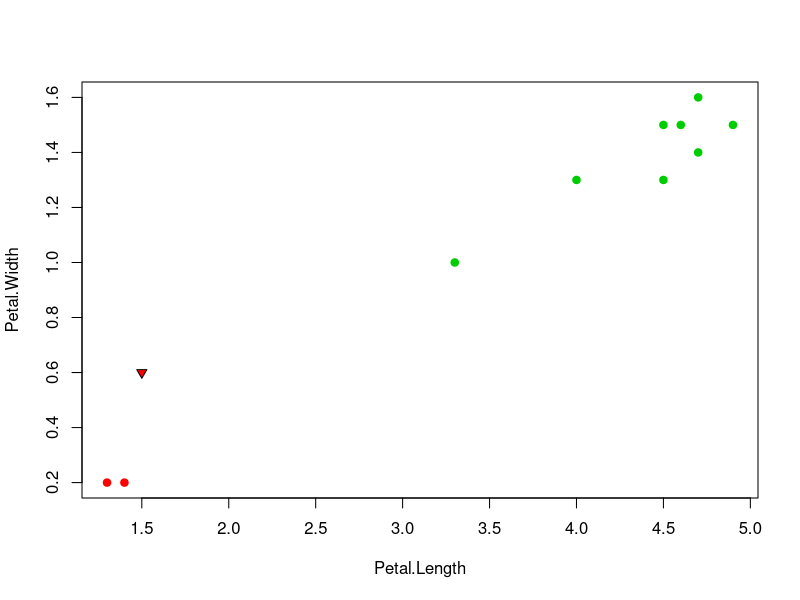

Reproduce this figure in R.
euclidDist <- function(u, v) {
  sqrt(sum((u - v)^2))
}

sortObjectsByDist <- function(xl, u) {
  l <- dim(xl)[1]
  n <- dim(xl)[2] - 1
  # формируем матрицу расстояний состоящую из индекса и расстояния евклида из выборки для некоторой точки
  distances <- matrix(NA, l, 2)
  for (i in 1:l) {
    distances[i, ] <- c(i, euclidDist(xl[i, 1:n], u))
  }
  
  # сортируем по расстоянию
  orderedXl <- xl[order(distances[, 2]), ]
  return (orderedXl);
}

KWNN <- function(xl, u, k, q) {
  n <- dim(xl)[2]
  orderedXl <- sortObjectsByDist(xl, u)
  
  classes <- orderedXl[1:k, n]
  counts <- table(orderedXl[0, 3])
  
 # View(classes)
  
  for(i in 1:k) {
    w <- q^i
    counts[classes[i]] <- counts[classes[i]] + w
  }
  
  #View(counts)
  
  class <- names(which.max(counts))
  return(class)
}

kwnnPlot <- function(xl, u, k, q) {
  colors <- c("setosa" = "red", "versicolor" = "green3", "virginica" = "blue")
  
  plot(iris[, 3:4], pch = 20, bg = colors[iris$Species], col = colors[iris$Species], asp = 1)
  
  class <- KWNN(xl, u, k, q)
  points(u[1], u[2], pch = 25, bg = colors[class], asp = 1)
}

classiFicationMap <- function(xl) {
  colors <- c("setosa" = "red", "versicolor" = "green", "virginica" = "blue")
  plot(xl[1:2], pch = 21, col = colors[xl$Species], bg = colors[xl$Species])
  
  for (i in seq(1.0, 7.0, 0.1)) {
    for (j in seq(0.1, 2.5, 0.1)) {
      u <- c(i, j)
      cl <- KWNN(xl, u, 6, 0.5)
      points(i, j, pch = 21, col = colors[cl])
    }
  }
} 

# Приведение примера о преимуществе kwNN над kNN
dominatingExample <- function(xl, u) {
  colors <- c("setosa" = "red", "versicolor" = "green3", "virginica" = "blue")
  
  sampleData <- rbind(xl[2:3, 1:3], xl[51:58, 1:3])
  
  plot(sampleData[1:2], pch = 21, bg = colors[sampleData$Species], col = colors[sampleData$Species])
  
  class <- KWNN(sampleData, u, 6, 0.5)
  points(u[1], u[2], pch = 25, bg = colors[class], asp = 1)
}

xl <- iris[, 3:5]
u <- c(1.5, 0.6)
k <- 6
q <- 0.5

#kwnnPlot(xl, u, k, q)

#classiFicationMap(xl)
dominatingExample(xl, u)
